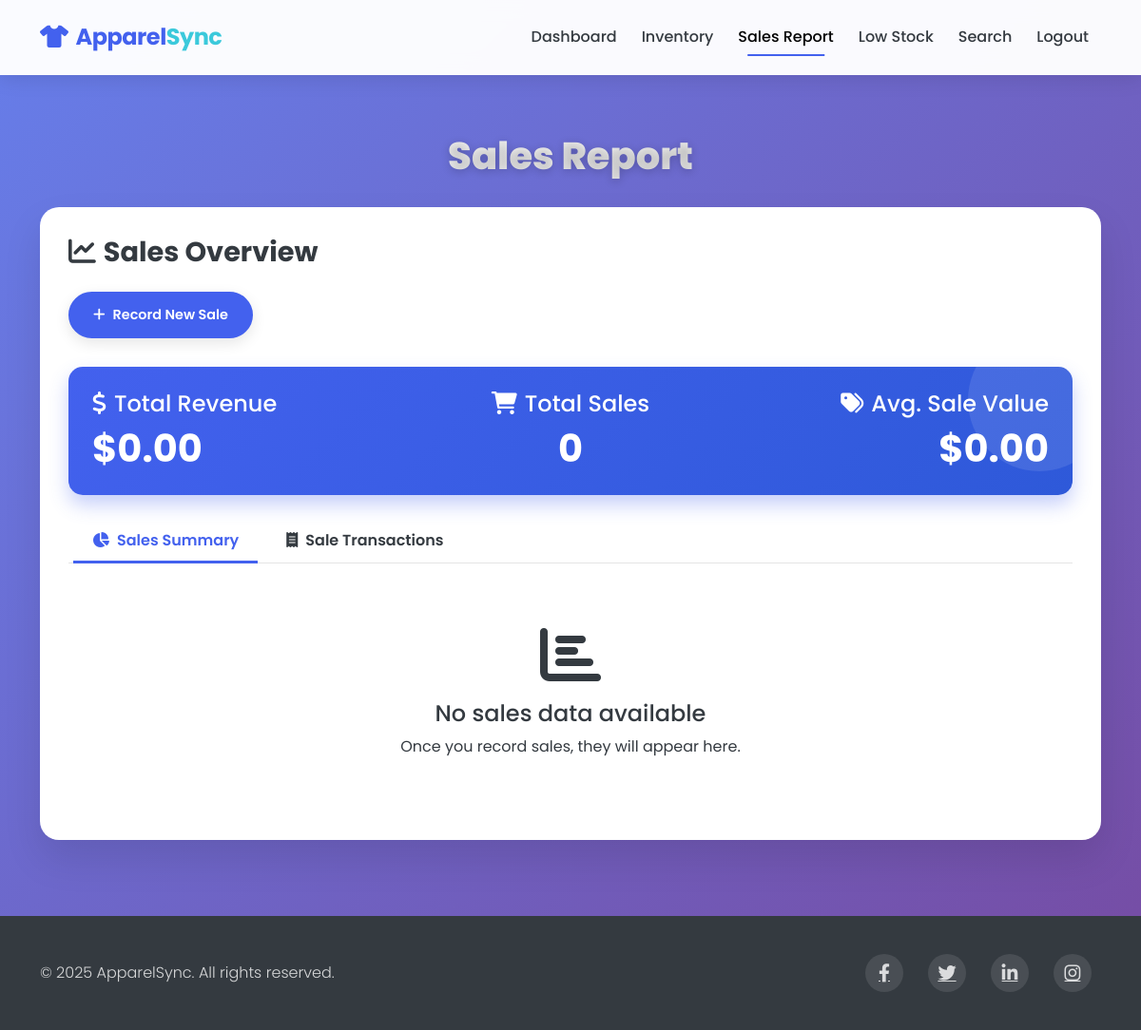
/dashboard/sales_report (signed in), run on an earlier commit of the app's database.
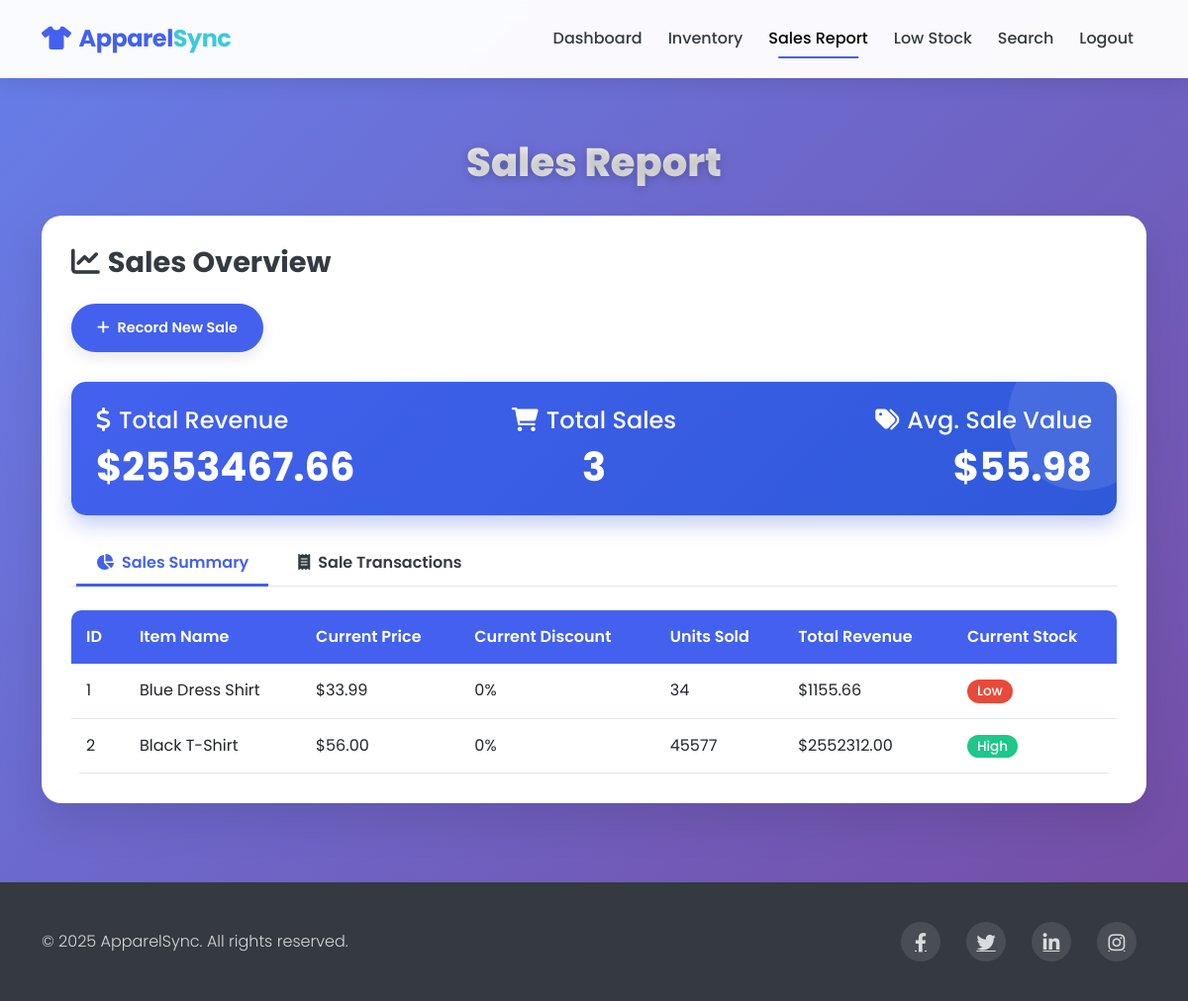
And on a later commit of the database.
### models.py (models this page shows)
class InventoryItem(db.Model):
    id = db.Column(db.Integer, primary_key=True)
    item_name = db.Column(db.String(100), nullable=False)
    quantity = db.Column(db.Integer, nullable=False)
    price = db.Column(db.Float, nullable=False)
    discount = db.Column(db.Float, default=0.0)
    sales = db.relationship('Sale', backref='item', lazy=True)
    low_stock_alerts = db.relationship('LowStock', backref='item', lazy=True)

### routes.py (the view)
@app.route('/dashboard/sales_report', methods=['GET', 'POST'])
@login_required
def sales_report():
    sales = Sale.query.all()
    total_sales = sum(
        (sale.price_at_sale - (sale.price_at_sale * sale.discount_at_sale / 100)) * sale.quantity for sale in sales)
    items_with_sales = []
    for item in InventoryItem.query.all():
        item_sales = Sale.query.filter_by(item_id=item.id).all()
        if item_sales:
            total_quantity = sum(sale.quantity for sale in item_sales)
            total_revenue = sum(
                (sale.price_at_sale - (sale.price_at_sale * sale.discount_at_sale / 100)) * sale.quantity for sale in
                item_sales)
            items_with_sales.append({
                'item': item,
                'total_quantity': total_quantity,
                'total_revenue': total_revenue
            })
    return render_template('sales_report.html', sales=sales, items_with_sales=items_with_sales, total_sales=total_sales)

### app.py (called while the page is built)
@login_manager.user_loader
def load_user(user_id):
    return User.query.get(int(user_id))

### templates/sales_report.html (shortened to what the changed rows need)
<!DOCTYPE html>
<html lang="en">
<head>
    <link href="https://cdn.jsdelivr.net/npm/bootstrap@5.3.0-alpha1/dist/css/bootstrap.min.css" rel="stylesheet">
    <link rel="stylesheet" href="https://cdnjs.cloudflare.com/ajax/libs/font-awesome/6.0.0/css/all.min.css">
</head>
<body>
    <section class="content-section">
        <div class="container">
            <h1 class="page-title">Sales Report</h1>
            <div class="inventory-card">
                <div class="stats-card mb-4">
                    <div class="row align-items-center">
                        <div class="col-md-4">
                            <h4 class="mb-2"><i class="fas fa-dollar-sign me-2"></i>Total Revenue</h4>
                            <h2>${{ "%.2f"|format(total_sales|default(0)) }}</h2>
                        </div>
                        <div class="col-md-4 text-md-center">
                            <h4 class="mb-2"><i class="fas fa-shopping-cart me-2"></i>Total Sales</h4>
                            <h2>{{ sales|default([])|length }}</h2>
                        </div>
                        <div class="col-md-4 text-md-end">
                            <h4 class="mb-2"><i class="fas fa-tags me-2"></i>Avg. Sale Value</h4>
                            {% set total_units = namespace(value=0) %}
                            {% for sale in sales|default([]) %}
                                {% set total_units.value = total_units.value + sale.quantity %}
                            {% endfor %}
                            {% if total_units.value > 0 and (total_sales|default(0)) > 0 %}
                                <h2>${{ "%.2f"|format((total_sales|default(0)) / total_units.value) }}</h2>
                            {% else %}
                                <h2>$0.00</h2>
                            {% endif %}
                        </div>
                    </div>
                </div>
                <div class="tab-content" id="salesTabContent">
                    <div class="tab-pane fade show active" id="summary" role="tabpanel" aria-labelledby="summary-tab">
                        <div class="table-responsive">
                            {% if items_with_sales|default([]) %}
                                <table class="inventory-table">
                                    <thead>
                                        <tr>
                                            <th>ID</th>
                                            <th>Item Name</th>
                                            <th>Current Price</th>
                                            <th>Current Discount</th>
                                            <th>Units Sold</th>
                                            <th>Total Revenue</th>
                                            <th>Current Stock</th>
                                        </tr>
                                    </thead>
                                    <tbody>
                                        {% for item_data in items_with_sales|default([]) %}
                                        <tr>
                                            <td>{{ item_data.item.id }}</td>
                                            <td>{{ item_data.item.item_name }}</td>
                                            <td>${{ "%.2f"|format(item_data.item.price) }}</td>
                                            <td>{{ "%.0f"|format(item_data.item.discount) }}%</td>
                                            <td>{{ item_data.total_quantity }}</td>
                                            <td>${{ "%.2f"|format(item_data.total_revenue) }}</td>
                                            <td>
                                                {% if item_data.item.quantity > 20 %}
                                                    <span class="badge badge-stock badge-high">High</span>
                                                {% elif item_data.item.quantity > 10 %}
                                                    <span class="badge badge-stock badge-medium">Medium</span>
                                                {% else %}
                                                    <span class="badge badge-stock badge-low">Low</span>
                                                {% endif %}
                                            </td>
                                        </tr>
                                        {% endfor %}
                                    </tbody>
                                </table>
                            {% else %}
                                <div class="no-items">
                                    <i class="fas fa-chart-bar fa-4x mb-3"></i>
                                    <h4>No sales data available</h4>
                                    <p>Once you record sales, they will appear here.</p>
                                </div>
                            {% endif %}
                        </div>
                    </div>
                </div>
            </div>
        </div>
    </section>
</body>
</html>

What changed in the data, as far as the page shows it:
now on this page (row edited): InventoryItem: item.id "1", item.item_name "Blue Dress Shirt", item.price "33.99", item.discount "0"
changed InventoryItem: quantity 34 → 0 (drawn)
added InventoryItem: item.id "2", item.item_name "Black T-Shirt", item.price "56.00", item.discount "0"
Also different on the page:
{{ "%.2f"|format(total_sales|default(0)) }}: "0.00" → "2553467.66"
{{ sales|default([])|length }}: "0" → "3"
{{ "%.2f"|format((total_sales|default(0)) / total_units.value) }}: (not shown) → "55.98"
text no longer shown: "$0.00 No sales data available Once you record sales, they will appear here."
text now shown: "$ ID Item Name Current Price Current Discount Units Sold Total Revenue Current Stock"
new list line: "$ % 34 $ 1155.66 Low"
new list line: "$ % 45577 $ 2552312.00 High"
